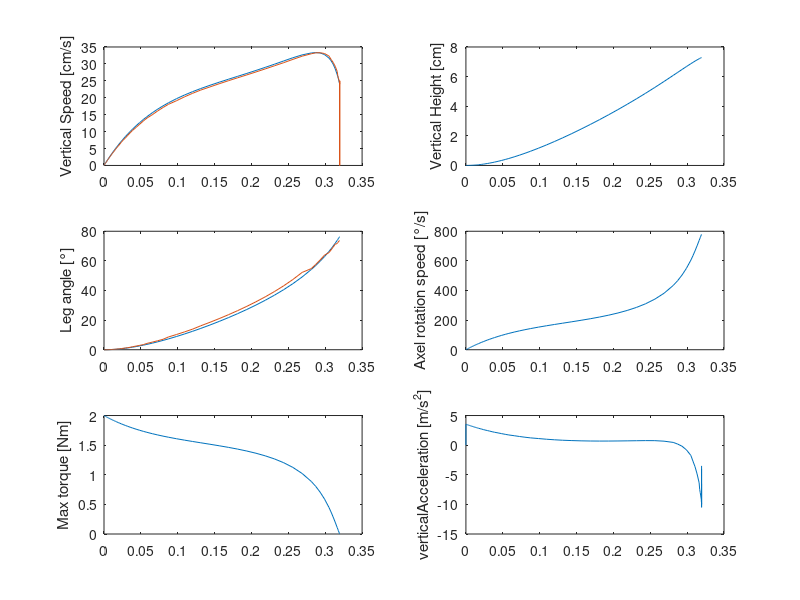

The MATLAB script that drew this image:
function motionDynamics()
    params.totalRobotMass = 2; %kg
    params.motorStallTorque = 17*9.8/100; %Nm
    params.motorFreeSpeed = 130/9.5493; %rad/s
    params.legMaxLength = 75/1000; %m
    params.totalMotors = 6;
    
    fprintf( 'Vertical stall acceleration from lying down: %0.2f m/s^2\n', ...
        verticalAccForTorqueAndLegAngle( params.motorStallTorque*params.totalMotors*0.2, 0, params ) );
    fprintf( 'MaxTorqueLyingDown: %0.2f Nm\n', ...
        maxTorqueForVerticalSpeedAndAngle( 0, 0, params ) );
    
    [t, y] = ode45( @(t,y)stepFunction(t,y,params), [0 0.5], [0 0] );
    
    verticalSpeed = y(:,1);
    verticalHeight = y(:,2);
    verticalSpeed2 = [0; diff(verticalHeight)./diff(t)];
    
    legAngle = asin( verticalHeight ./ params.legMaxLength );
    axelRotationSpeed = verticalSpeed ./ (params.legMaxLength * cos( legAngle ) );
    legAngle2 = [cumsum(axelRotationSpeed(1:end-1) .* diff(t)); nan];
    
    maxTorque = 0.2*interp1( [0 params.motorFreeSpeed], ...
        [params.totalMotors*params.motorStallTorque 0], axelRotationSpeed );
    verticalAcceleration = [0; diff( verticalSpeed ) ./ diff(t)];
    
    subplot ( 3, 2, 1 );
    plot ( t, [verticalSpeed verticalSpeed2]*100 );
    ylabel ( 'Vertical Speed [cm/s]' );
    
    subplot ( 3, 2, 2 );
    plot ( t, verticalHeight*100 );
    ylabel ( 'Vertical Height [cm]' );
    
    subplot ( 3, 2, 3 );
    plot ( t, [legAngle legAngle2]*180/pi );
    ylabel ( 'Leg angle [°]' );
    
    subplot ( 3, 2, 4 );
    plot ( t, axelRotationSpeed*180/pi );
    ylabel ( 'Axel rotation speed [°/s]' );
    
    subplot ( 3, 2, 5 );
    plot ( t, maxTorque );
    ylabel ( 'Max torque [Nm]' );
    
    subplot ( 3, 2, 6 );
    plot ( t, verticalAcceleration );
    ylabel ( 'verticalAcceleration [m/s^2]' );
    
end

function [ dydt ] = stepFunction ( ~, y, params )
    verticalSpeed = y(1);
    verticalHeight = y(2);
    
    legAngle = asin( verticalHeight / params.legMaxLength );
    
    torque = maxTorqueForVerticalSpeedAndAngle( verticalSpeed, legAngle, params );
    
    verticalAcceleration = verticalAccForTorqueAndLegAngle( torque, legAngle, params );
    dydt(1,1) = verticalAcceleration;
    dydt(2,1) = verticalSpeed;
    
end


% Compute vertical acceleration for torque and leg angle
function [verticalAcceleration] = verticalAccForTorqueAndLegAngle( torque, legAngle, params )
    legLeverageLength = params.legMaxLength * cos( legAngle );
    legVerticalForce = torque / legLeverageLength;
    totalNetVerticalForce = legVerticalForce - params.totalRobotMass*9.8;
    verticalAcceleration = totalNetVerticalForce / params.totalRobotMass;
end

% Compute max torque for given vertical speed
function [maxTorque] = maxTorqueForVerticalSpeedAndAngle( verticalSpeed, legAngle, params )
    legLeverageLength = params.legMaxLength * cos( legAngle );
    axelRotationSpeed = verticalSpeed / legLeverageLength;
    maxTorque = interp1( [0 params.motorFreeSpeed], ...
        [params.totalMotors*params.motorStallTorque 0], axelRotationSpeed );
    maxTorque = 0.2*maxTorque; %Add an 80% safety margin.
end







